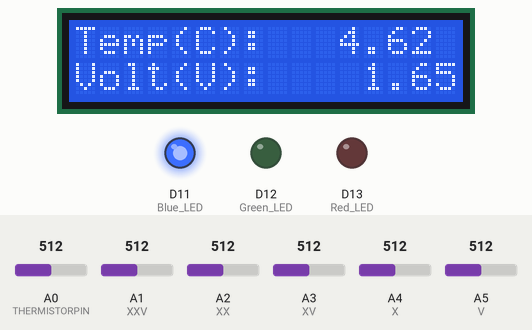
Recording of a sketch running on a simulated Arduino Zero (SAMD21). Parts: 16×2 character LCD, output pins drawn as LEDs (lit = HIGH). The test bench sets the inputs (shaded band); at power-on: A0 (THERMISTORPIN) = 512, A1 (XXV) = 512, A2 (XX) = 512, A3 (XV) = 512, A4 (X) = 512, A5 (V) = 512 (analog values on the 0–1023 scale). What the sketch prints to the serial monitor is not drawn.

Above: at 1.2 s.
1.3 s: A0 (THERMISTORPIN) set to 306
At 1.46 s:
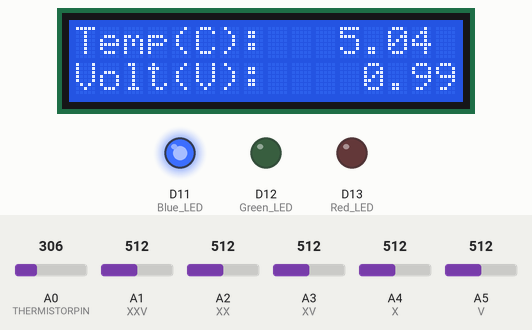
2.8 s: A0 (THERMISTORPIN) set to 280
At 4.53 s:
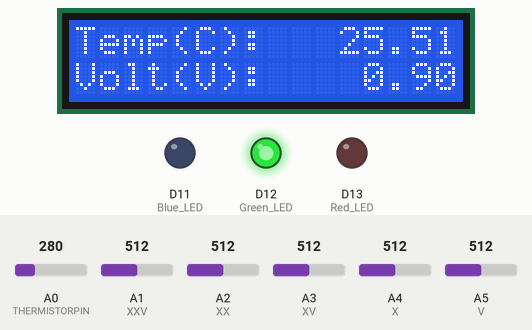
5.8 s: A0 (THERMISTORPIN) set to 135
At 6.25 s:
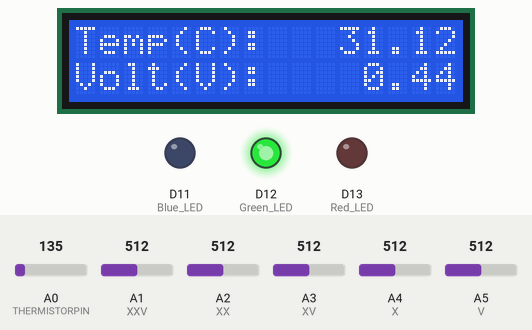
7.6 s: A0 (THERMISTORPIN) set to 123
At 9.02 s:
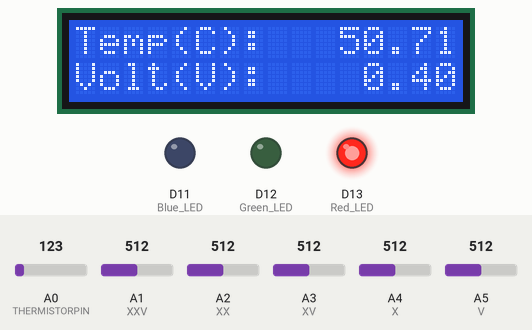
Timing chart, 0 to 10.6 s (numbered marks = the images above; inputs shaded):
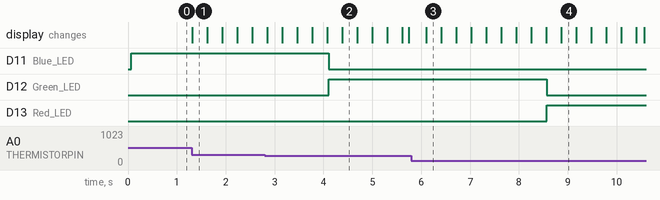

The sketch:

Detector_Building_Code_v8_ResistorSwitch_.ino
```cpp
#include <LiquidCrystal.h>
#include <math.h>
#define THERMISTORPIN A0
#define V A5
#define X A4
#define XV A3
#define XX A2
#define XXV A1

LiquidCrystal lcd(2, 3, 4, 5, 6, 7);  //Sets up LCD Screen

float logR2; //Steinhart and Hart variable
float series;

//Kalman filter variables
float varRes = 1.12184278324081E-05;  // variance determined using excel and reading samples of raw sensor data
float varProcess = 1e-8;
float Pc = 0.0;
float G = 0.0;
float P = 1.0;
float Xp = 0.0;
float Zp = 0.0;
float Xe = 0.0;

void setup(void) {
  Serial.begin(9600);
  analogReference(AR_DEFAULT);
  analogReadResolution(12);
  lcd.begin(16, 2);   //Initializes dimensions(W x H) of LCD screen
  pinMode(11, OUTPUT);  //Blue LED
  pinMode(12, OUTPUT);  //Green LED
  pinMode(13, OUTPUT);  //Red LED
}

void loop(void) {

  int reading = analogRead(THERMISTORPIN);

  if(analogRead(V) != 0 ){
      series = 4970.0;
  }
  if (analogRead(X) != 0){
      series = 10020.0;
  }
  if (analogRead(XV) != 0){
      series = 15020.0;
  }
  if (analogRead(XX) != 0){
      series = 19680.0;
  }
  if (analogRead(XXV) != 0){
      series = 23770.0;
  }

  Serial.println(analogRead(V));
  Serial.println(analogRead(X));
  Serial.println(analogRead(XV));
  Serial.println(analogRead(XX));
  Serial.println(analogRead(XXV));
  Serial.println("______________");

  //Converts reading to voltage
  float voltage = reading * 3.3;
  voltage /= 4095.0;

  //Converts reading to resistance
  float resistance = 4095.0 / reading - 1;
  resistance = series / resistance;

  //Serial.print("Thermistor resistance ");
  //Serial.println(resistance); Serial.print(",");

  //Kalman process
  Pc = P + varProcess;
  G = Pc/(Pc + varRes);    // kalman gain
  P = (1-G)*Pc;
  Xp = Xe;
  Zp = Xp;
  Xe = G*(resistance-Zp)+Xp;   // the kalman estimate of the sensor voltage

  //Serial.print("Kalman resistance ");
  //Serial.println(Xe);

  double steinhart;
  //From Online Chart:
  float A = .00132261287;
  float B = .0001981565484;
  float C = .0000002743119237;

  //Converts resistance to temperature using Steinhart and Hart Equation (T = 1 / {A + B[ln(R)] + C[ln(R)]^3})
  logR2 = log(Xe);
  steinhart = (1.0 / (A + B * logR2 + C * logR2 * logR2 * logR2));
  //Converts temperature from Kelving to Celsius
  steinhart = steinhart -  273.15;

  //Output voltage and temp to LCD screen
  lcd.setCursor(0,0);

  lcd.print("Temp(C):   "); lcd.print(steinhart);
  lcd.setCursor(0,1);
  lcd.print("Volt(V):    "); lcd.print(voltage);

  //Set of "if tests" to determine temp range and turn on corresponding LED's
  if (steinhart < 25) { //Lights up the Blue LED
   digitalWrite(11, HIGH);
   digitalWrite(12, LOW);
   digitalWrite(13, LOW);
  }
  else if (steinhart >=25 and steinhart < 50) { //Lights up the Green LED
    digitalWrite(11, LOW);
    digitalWrite(12, HIGH);
    digitalWrite(13, LOW);
  }
  else if (steinhart >= 50) { //Lights up the Red LED
    digitalWrite(11, LOW);
    digitalWrite(12, LOW);
    digitalWrite(13, HIGH);
  }


  delay(20);
}
```

Measured:
- the behaviour switches between 288 and 287 on A0 (THERMISTORPIN) (found by bisection; images 1 and 2)
- the behaviour switches between 129 and 128 on A0 (THERMISTORPIN) (found by bisection; images 3 and 4)
- after the input at 1.3 s, the display: changes at once (image 1)
- after the input at 2.8 s, D11 (Blue_LED): HIGH → LOW after 1.3 s; D12 (Green_LED): LOW → HIGH after 1.3 s
- after the input at 7.6 s, D12 (Green_LED): HIGH → LOW after 0.97 s; D13 (Red_LED): LOW → HIGH after 0.97 s
